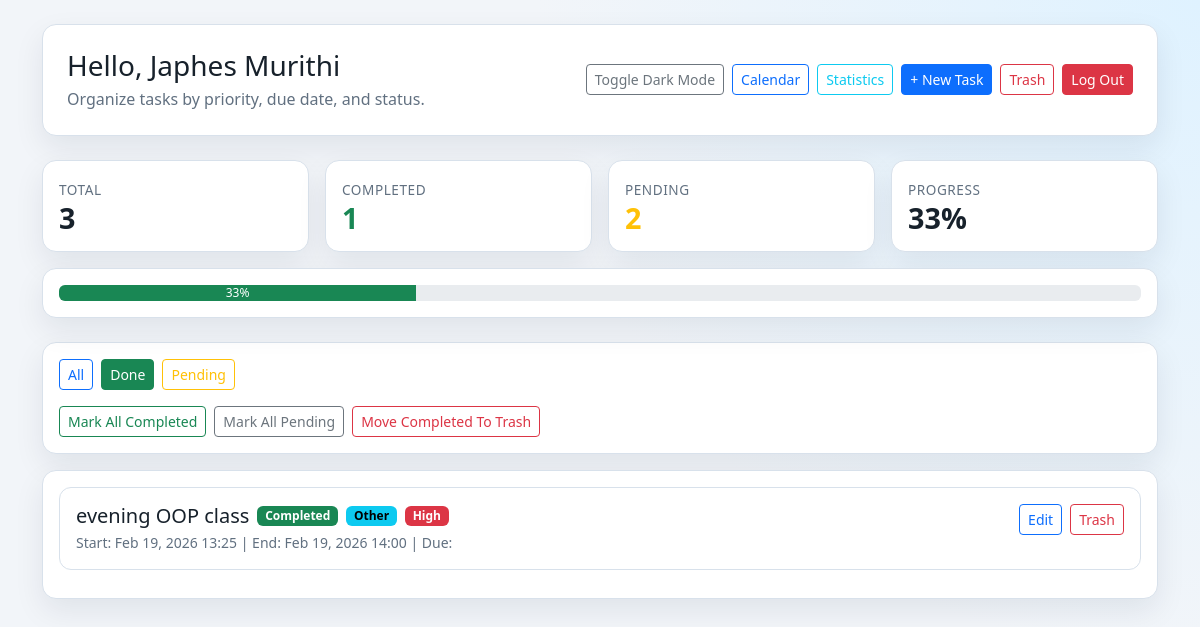
Page /todo/?status=completed (signed in) on the committed database.
### accounts/models.py (models this page shows)
class CustomUser(AbstractUser):
    username = models.CharField(max_length=150, unique=True)
    bio = models.TextField(null=True, blank=True)

### todo/models.py (models this page shows, shortened)
class Task(models.Model):
    CATEGORY_PERSONAL = 'personal'
    CATEGORY_WORK = 'work'
    CATEGORY_STUDY = 'study'
    CATEGORY_HEALTH = 'health'
    CATEGORY_OTHER = 'other'
    CATEGORY_CHOICES = [
        (CATEGORY_PERSONAL, 'Personal'),
        (CATEGORY_WORK, 'Work'),
        (CATEGORY_STUDY, 'Study'),
        (CATEGORY_HEALTH, 'Health'),
        (CATEGORY_OTHER, 'Other'),
    ]
    PRIORITY_LOW = 'low'
    PRIORITY_MEDIUM = 'medium'
    PRIORITY_HIGH = 'high'
    PRIORITY_CHOICES = [
        (PRIORITY_LOW, 'Low'),
        (PRIORITY_MEDIUM, 'Medium'),
        (PRIORITY_HIGH, 'High'),
    ]
    owner = models.ForeignKey(
        settings.AUTH_USER_MODEL,
        on_delete=models.CASCADE,
        related_name='tasks',
        null=True,
        blank=True
    )
    title = models.CharField(max_length=100)
    category = models.CharField(max_length=20, choices=CATEGORY_CHOICES, default=CATEGORY_OTHER)
    priority = models.CharField(max_length=20, choices=PRIORITY_CHOICES, default=PRIORITY_MEDIUM)
    start_date = models.DateField(null=True)
    end_date = models.DateField(null=True)
    start_time = models.TimeField(null=True, blank=True)
    end_time = models.TimeField(null=True, blank=True)
    due_date = models.DateField(null=True, blank=True)
    is_pinned = models.BooleanField(default=False)
    is_deleted = models.BooleanField(default=False)
    completed = models.BooleanField(default=False)
    completed_at = models.DateTimeField(null=True, blank=True)

### todo/views.py (the view, shortened to what this page needs)
# urls.py: path('', views.task_list, name='task_list'),
@login_required
def task_list(request):
    tasks_queryset = Task.objects.filter(owner=request.user, is_deleted=False)
    status = request.GET.get('status', 'all').lower()
    if status == 'completed':
        tasks_queryset = tasks_queryset.filter(completed=True)
    elif status == 'pending':
        tasks_queryset = tasks_queryset.filter(completed=False)
    else:
        status = 'all'
    tasks = _ordered_tasks(tasks_queryset)
    stats = _task_stats(Task.objects.filter(owner=request.user, is_deleted=False))
    return render(request, 'todo/task_list.html', {
        'tasks': tasks,
        'status': status,
        'today': timezone.localdate(),
        **stats,
    })

### todo/views.py (called while the page is built)
def _ordered_tasks(queryset):
    return queryset.order_by(
        '-is_pinned',
        F('due_date').asc(nulls_last=True),
        'id',
    )

def _task_stats(queryset):
    total = queryset.count()
    completed = queryset.filter(completed=True).count()
    pending = total - completed
    percentage = int((completed / total) * 100) if total else 0
    return {
        'total': total,
        'completed': completed,
        'pending': pending,
        'percentage': percentage,
    }

### todo/templates/todo/task_list.html (shortened to what this page needs)
<!DOCTYPE html>
<html lang="en">
<head>
    <link href="https://cdn.jsdelivr.net/npm/bootstrap@5.3.3/dist/css/bootstrap.min.css" rel="stylesheet">
</head>
<body>
    <div class="container py-4">
        <div class="panel p-4 mb-4">
            <div class="d-flex flex-wrap justify-content-between align-items-center gap-2">
                <div>
                    <h1 class="h3 mb-1">Hello, {{ request.user.first_name|default:user.username }}</h1>
                    <p class="subtle mb-0">Organize tasks by priority, due date, and status.</p>
                </div>
                <div class="d-flex gap-2">
                    <button id="darkModeToggle" class="btn btn-outline-secondary btn-sm">Toggle Dark Mode</button>
                    <a href="{% url 'task_calendar' %}" class="btn btn-outline-primary btn-sm">Calendar</a>
                    <a href="{% url 'task_statistics' %}" class="btn btn-outline-info btn-sm">Statistics</a>
                    <a href="{% url 'task_create' %}" class="btn btn-primary btn-sm">+ New Task</a>
                    <a href="{% url 'task_trash' %}" class="btn btn-outline-danger btn-sm">Trash</a>
                    <a href="{% url 'logout' %}" class="btn btn-danger btn-sm">Log Out</a>
                </div>
            </div>
        </div>
        <div class="row g-3 mb-4">
            <div class="col-6 col-md-3">
                <div class="panel metric-card p-3">
                    <span>Total</span>
                    <h3>{{ total }}</h3>
                </div>
            </div>
            <div class="col-6 col-md-3">
                <div class="panel metric-card p-3">
                    <span>Completed</span>
                    <h3 class="text-success">{{ completed }}</h3>
                </div>
            </div>
            <div class="col-6 col-md-3">
                <div class="panel metric-card p-3">
                    <span>Pending</span>
                    <h3 class="text-warning">{{ pending }}</h3>
                </div>
            </div>
            <div class="col-6 col-md-3">
                <div class="panel metric-card p-3">
                    <span>Progress</span>
                    <h3>{{ percentage }}%</h3>
                </div>
            </div>
            <div class="col-12">
                <div class="panel p-3">
                    <div class="progress" role="progressbar" aria-label="Task completion progress" aria-valuenow="{{ percentage }}" aria-valuemin="0" aria-valuemax="100">
                        <div class="progress-bar bg-success" style="width: {{ percentage }}%">{{ percentage }}%</div>
                    </div>
                </div>
            </div>
        </div>
        <div class="panel p-3 mb-3">
            <div class="d-flex flex-wrap gap-2 mb-3">
                <a href="?status=all" class="btn btn-sm {% if status == 'all' %}btn-primary{% else %}btn-outline-primary{% endif %}">All</a>
                <a href="?status=completed" class="btn btn-sm {% if status == 'completed' %}btn-success{% else %}btn-outline-success{% endif %}">Done</a>
                <a href="?status=pending" class="btn btn-sm {% if status == 'pending' %}btn-warning{% else %}btn-outline-warning{% endif %}">Pending</a>
            </div>
            <div class="d-flex flex-wrap gap-2">
                <form method="post">
                    <button type="submit" class="btn btn-sm btn-outline-success">Mark All Completed</button>
                </form>
                <form method="post">
                    <button type="submit" class="btn btn-sm btn-outline-secondary">Mark All Pending</button>
                </form>
                <form method="post">
                    <button type="submit" class="btn btn-sm btn-outline-danger">Move Completed To Trash</button>
                </form>
            </div>
        </div>
        <div class="panel p-3">
            {% for task in tasks %}
            <div class="task-item p-3 {% if task.due_date and task.due_date < today and not task.completed %}overdue{% endif %}">
                <div class="row g-3 align-items-start">
                    <div class="col-12 col-lg-8">
                        <div class="d-flex flex-wrap align-items-center gap-2 mb-1">
                            <h5 class="mb-0">{{ task.title }}</h5>
                            {% if task.completed %}
                            <span class="badge text-bg-success">Completed</span>
                            {% else %}
                            <span class="badge text-bg-warning">Pending</span>
                            {% endif %}
                            <span class="badge text-bg-info">{{ task.get_category_display }}</span>
                            {% if task.priority == 'high' %}
                            <span class="badge text-bg-danger">High</span>
                            {% elif task.priority == 'medium' %}
                            <span class="badge text-bg-warning">Medium</span>
                            {% else %}
                            <span class="badge text-bg-secondary">Low</span>
                            {% endif %}
                        </div>
                        <div class="subtle small">
                            Start: {{ task.start_date|date:"M d, Y" }} {{ task.start_time|time:"H:i" }} |
                            End: {{ task.end_date|date:"M d, Y" }} {{ task.end_time|time:"H:i" }} |
                            Due: {{ task.due_date|date:"M d, Y" }}
                        </div>
                    </div>
                    <div class="col-12 col-lg-4">
                        <div class="d-flex justify-content-lg-end gap-2 flex-wrap">
                            <a href="{% url 'task_update' task.pk %}" class="btn btn-sm btn-outline-primary">Edit</a>
                            <a href="{% url 'task_delete' task.pk %}" class="btn btn-sm btn-outline-danger">Trash</a>
                        </div>
                    </div>
                </div>
            </div>
            {% empty %}
            <div class="alert alert-info mb-0">No tasks for this filter.</div>
            {% endfor %}
        </div>
    </div>
</body>
</html>

### todo/templates/todo/task_list.html (style rules this page uses)
:root { --bg-main: #f2f5f9; --bg-panel: #ffffff; --text-main: #17212b; --text-subtle: #617080; --line: #d8e1eb; --accent: #0ea5e9; --accent-2: #22c55e; --danger-soft: #ffe5e5; }
body { background: radial-gradient(circle at top right, #dff2ff 0%, var(--bg-main) 46%); color: var(--text-main); min-height: 100vh; transition: background 0.2s ease, color 0.2s ease; }
.panel { background: var(--bg-panel); border: 1px solid var(--line); border-radius: 14px; box-shadow: 0 12px 30px rgba(9, 23, 45, 0.08); }
.metric-card h3 { margin: 0; font-size: 1.8rem; font-weight: 700; }
.metric-card span { color: var(--text-subtle); font-size: 0.85rem; text-transform: uppercase; letter-spacing: 0.04em; }
.task-item { border: 1px solid var(--line); border-radius: 12px; margin-bottom: 12px; background: var(--bg-panel); }
.subtle { color: var(--text-subtle); }

### rows in the picture
CustomUser: user.first_name "Japhes Murithi"
Task: title "evening OOP class", completed "Completed", category "Other", priority "High", start_date "Feb 19, 2026", start_time "13:25", end_date "Feb 19, 2026", end_time "14:00"

### other values in the picture
{{ total }} "3"
{{ completed }} "1"
{{ pending }} "2"
{{ percentage }} "33"
